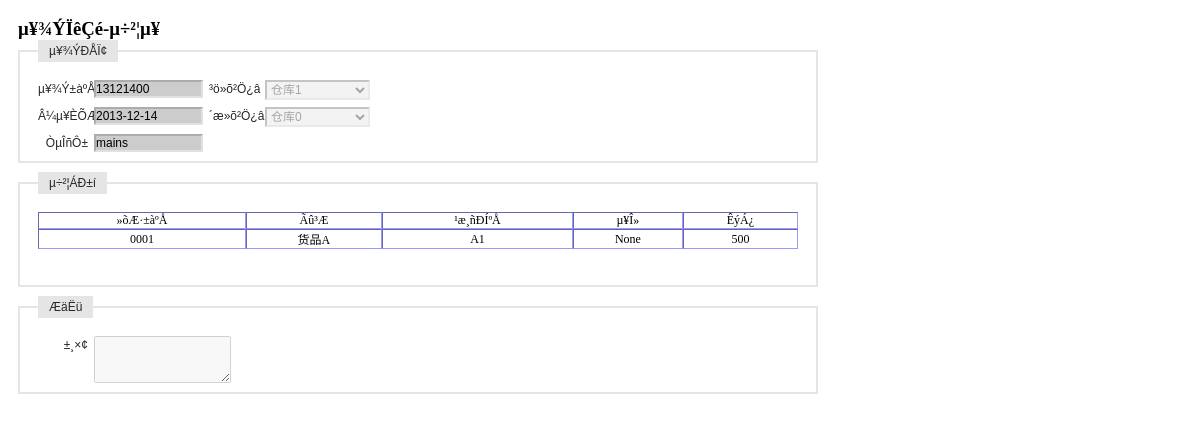
/receipt_exchange/receipt_show_exchange.php?id=13121400 (signed in), run on the app's committed database.
### tables this page shows
CREATE TABLE `table_warehouse` (
  `id` varchar(4) NOT NULL,
  `name` varchar(10) NOT NULL,
  `fuzeren` varchar(10) default NULL,
  `phone` varchar(8) default NULL,
  `address` varchar(50) default NULL,
  `remark` varchar(50) default NULL,
  PRIMARY KEY  (`id`,`name`)
);

CREATE TABLE `test_exchange` (
  `id` varchar(8) NOT NULL,
  `date` varchar(10) default NULL,
  `yewuyuan` varchar(10) default NULL,
  `type` varchar(4) default NULL,
  `warehouse` varchar(4) default NULL,
  `warehouse2` varchar(4) default NULL,
  `remark` varchar(100) default NULL,
  `itemstring` varchar(200) default NULL,
  PRIMARY KEY  (`id`)
);

CREATE TABLE `tb_product` (
  `id` int(4) NOT NULL auto_increment,
  `maintype` varchar(20) NOT NULL,
  `subtype` varchar(20) NOT NULL,
  `name` varchar(20) NOT NULL,
  `encode` varchar(20) NOT NULL,
  `barcode` varchar(20) NOT NULL,
  `size` varchar(20) NOT NULL,
  `unit` varchar(10) NOT NULL,
  `upperlimit` int(4) NOT NULL,
  `lowerlimit` int(4) NOT NULL,
  `inprice` float(4,2) NOT NULL,
  `outprice` float(4,2) NOT NULL,
  `tupian` varchar(100) NOT NULL,
  `jianjie` mediumtext NOT NULL,
  `addtime` varchar(20) NOT NULL,
  PRIMARY KEY  (`id`,`encode`,`barcode`)
);

### receipt_exchange/receipt_show_exchange.php (the view, shortened to what this page needs)
<?php
	$id = $_GET[id];
	$query = "select * from test_exchange where id = '$id'";
	$result = mysql_query($query);
	$RS = mysql_fetch_array($result);
	$date = $RS[date];
	$yewuyuan = $RS[yewuyuan];
	$itemstr = $RS[itemstring];
	$remark = $RS[remark];
	$query = "select name from table_warehouse where id = '$RS[warehouse]'";
	$result_warehouse = mysql_query($query);
	$RS2 = mysql_fetch_array($result_warehouse);
	$warehouse = $RS2[name];
	$query = "select name from table_warehouse where id = '$RS[warehouse2]'";
	$result_warehouse = mysql_query($query);
	$RS2 = mysql_fetch_array($result_warehouse);
	$warehouse2 = $RS2[name];
?>
<!DOCTYPE html PUBLIC "-//W3C//DTD XHTML 1.0 Transitional//EN" "http://www.w3.org/TR/xhtml1/DTD/xhtml1-transitional.dtd">
<html xmlns="http://www.w3.org/1999/xhtml">
<head>
</head>
<link rel="stylesheet" type="text/css" href="../css/iframe.css" media="screen" />
<body style="width:800px">
<form id="item_in" name="item_in" method="post" action="../receipt_inout/receipt_in_bg.php" onsubmit=" return checkForm()">
  <h3>µ¥¾ÝÏêÇé-µ÷²¦µ¥</h3>
  <fieldset>
  <legend>µ¥¾ÝÐÅÏ¢</legend>
  <label>µ¥¾Ý±àºÅ</label>
  <input id="id" name="id" type="text" value="<?php echo $id;?>" style="background-color:#CCCCCC" readonly/>
  <label>³ö»õ²Ö¿â</label>
  <select name="company" id="company" disabled>
    <?php echo "<option value='$RS[warehouse]'>$warehouse</option>";?>
  </select>
  <p>&nbsp;</p>
  <label>Â¼µ¥ÈÕÆÚ</label>
  <input name="date" id="date" type="text" value="<?php echo $date;?>" style="background-color:#CCCCCC" readonly/>
  <label>´æ»õ²Ö¿â</label>
  <select id="warehouse" name="warehouse" disabled>
    <?php echo "<option value='$RS[warehouse2]'>$warehouse2</option>";?>
  </select>
  <p>&nbsp;</p>
  <label>ÒµÎñÔ±</label>
  <input id="yewuyuan" name="yewuyuan" type="text" value="<?php echo $yewuyuan;?>" style="background-color:#CCCCCC" readonly/>
  </fieldset>
  <fieldset>
  <legend>µ÷²¦ÁÐ±í</legend>
  <table id="item_list" border="1" width="100%" cellspacing="0" cellpadding="5" style="font-size:12px; border:thin; border-color:#9999FF ">
    <tr align="center">
      <td>»õÆ·±àºÅ</td>
      <td>Ãû³Æ</td>
      <td>¹æ¸ñÐÍºÅ</td>
      <td>µ¥Î»</td>
      <td>ÊýÁ¿</td>
    </tr>
	<?php
		$item_list = explode('|',$itemstr);
		foreach($item_list as $str){
			echo '<tr align="center">';
			$item_info = explode('+',$str);
			$item_id = $item_info[0];
			$item_num = $item_info[1];
			echo "<td>$item_id</td>";
			if(1){
				$query = "select * from tb_product where encode = '$item_id'";
				$result_iteminfo = mysql_query($query);
				$RS2 = mysql_fetch_array($result_iteminfo);
				echo "<td>$RS2[name]</td>";
				echo "<td>$RS2[size]</td>";
				echo "<td>$RS2[unit]</td>";
			}
			else{
				echo "<td></td>";
				echo "<td></td>";
				echo "<td></td>";
			}
			echo "<td>$item_num</td>";
			echo '</tr>';
		}
	?>
  </table>
  <p>&nbsp;</p>
  </fieldset>
  <fieldset>
  <legend>ÆäËü</legend>
  <label>±¸×¢</label>
  <textarea name="remark" cols="15" rows="3" disabled><?php echo $remark;?></textarea>
  </fieldset>
</form>
</body>
</html>

### css/iframe.css (style rules this page uses)
* { margin: 0; padding: 0; }
body { background: #FFF; padding: 18px; }
form fieldset { border: #E5E5E5 2px solid; clear: both; margin-bottom: 9px; overflow: hidden; padding: 9px 18px; }
form input, form select { border-color: #ACACAC #E1E1E1 #E1E1E1 #ACACAC; border-style: solid; border-width: 2px; float: left; font-size:12px; margin-right: 6px; width: 105px; }
form label { color: #262626; font: normal 12px/18px Arial, sans-serif; float: left; margin-right: 6px; text-align: right; width: 50px; }
form legend { background: #E5E5E5; color: #262626; font: normal 12px/18px Arial, sans-serif; margin-bottom: 9px; padding: 2px 11px; }
p { color: #666; font: normal 12px/18px Arial, sans-serif; margin-bottom: 9px; }

### data on the page
table_warehouse: company "仓库1"
test_exchange: date "2013-12-14", yewuyuan "mains", itemstring "0001", itemstring "500"
table_warehouse: warehouse "仓库0"
tb_product: name "货品A", size "A1", unit "None"
